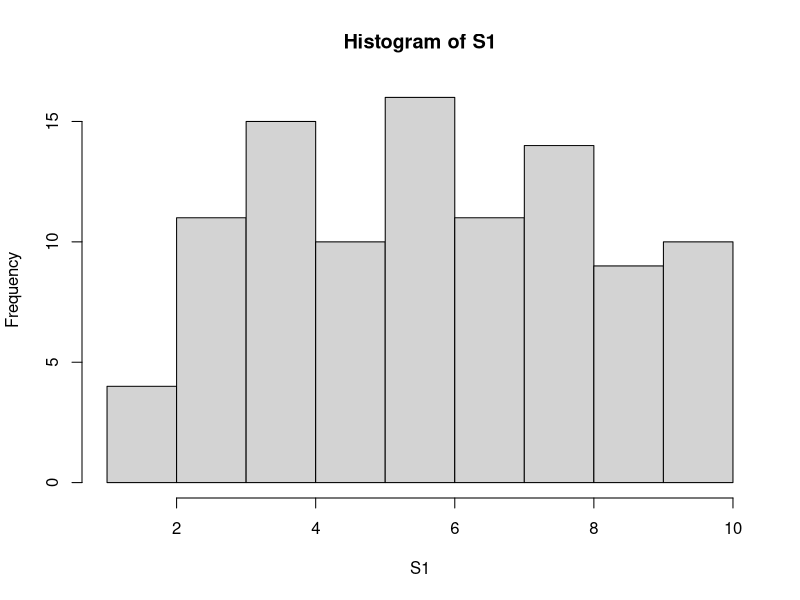
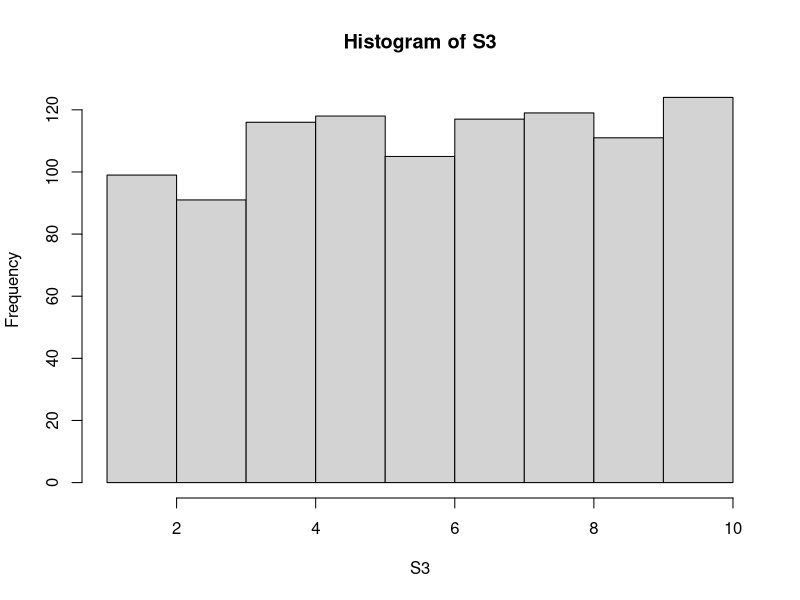
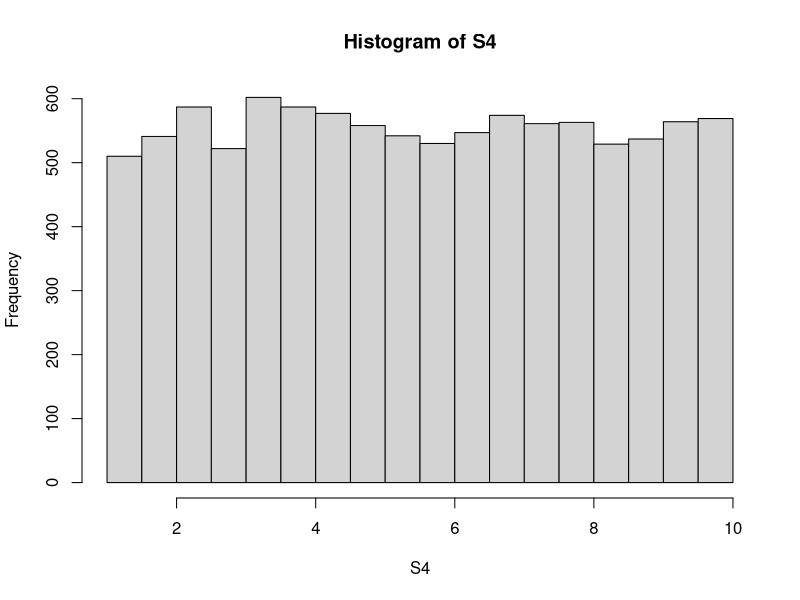

Reproduce these figures in R, in order.
#Section A
#1. What percent of test-takers obtained a score of 450 or lower?
pnorm(450, mean= 496, sd=114)
#2. A student who got a score of 580 is at what percentile?
pnorm(580, mean=496, sd=114)
#3. What score was at the third quartile of the distribution?
qnorm(0.75, mean=496, sd=114)
#4. How high a score was needed to be at the 80th percentile?
qnorm(0.80, mean=496, sd=114)
#5. To be in the top 5% of scores, a student would need to have at least what score?
qnorm(0.05, mean=496, sd=114, lower.tail = FALSE)
#Section B
#1. Generate a sample of size 100 from the uniform distribution between 1 and 10, inclusive.
set.seed(100)
S1 <- runif(100, 1, 10)
#2. Display the first quartile of the theoretical uniform distribution.
qunif(0.25, min=1, max=10)
#3. Display the first quartile of the sample you generated.
quantile(S1, 0.25)
#4. Create a histogram of the sample you generated.
hist(S1)
#5. Generate a second sample of size 1000.
set.seed(100)
S3 <- runif(1000, 1, 10)
#6. Display the first quartile of your second sample.
quantile(S3, 0.25)
#7. Create a histogram of your second sample.
hist(S3)
#8. Generate a third sample of size 10,000.
set.seed(100)
S4 <- runif(10000, 1, 10)
#9. Display the first quartile of your third sample.
quantile(S4, 0.25)
#10. Create a histogram of your third sample.
hist(S4)
#11. Add some comments to the end of your script to answer the following questions:
#a. How did the first quartile of your 3 samples compare to each other and to the first quartile of the distribution from which they were drawn?
#the larger the sample, the closer it is to the theorical uniform distribution
#b. How did the histograms of your 3 samples compare?
#The bigger the sample, the more similar the frequency of different numbers are, meaning that the actual top lines of the histograms come closer to each other, looking more like the theorical uniform distribution
#c. Review (or look up) the "Law of Large Numbers". What does this law have to do with the tasks you have completed above?
#Proofs the point that the larger the sample is the frequency of the numbers and the difference between becomes more and more similar